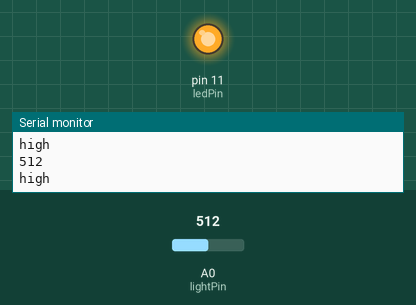
Simulated run of this sketch. Board: Arduino Uno, built with avr-gcc and run on an emulated ATmega328P. On the bench: output pins drawn as LEDs (lit = HIGH), the last lines printed to the serial monitor. Inputs (shaded band) come from the test bench; at power-on: A0 (lightPin) = 512.

Above: at 1.2 s.
1.3 s: A0 (lightPin) set to 408
2.8 s: A0 (lightPin) set to 384
At 3.7 s:
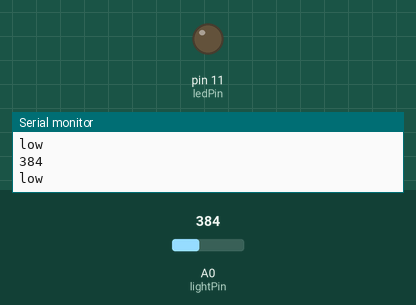
4.3 s: A0 (lightPin) set to 410
At 5.1 s:
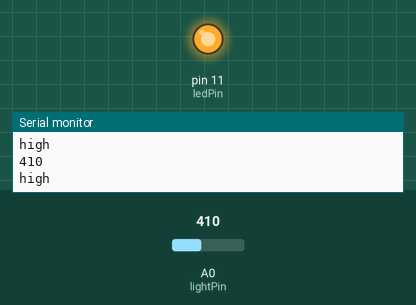
5.8 s: A0 (lightPin) set to 390
At 6.5 s:
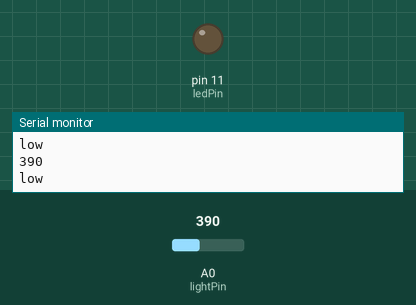
Timing chart, 0 to 8.3 s (numbered marks = the images above; inputs shaded):
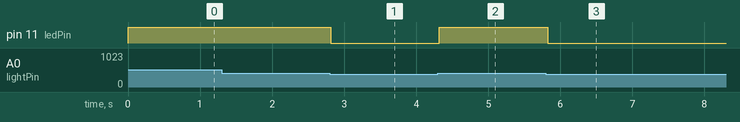

Measured:
- the behaviour switches between 401 and 400 on A0 (lightPin) (found by bisection; images 0 and 1)
- after the input at 2.8 s, pin 11 (ledPin): HIGH → LOW at once
- after the input at 4.3 s, pin 11 (ledPin): LOW → HIGH at once
- after the input at 5.8 s, pin 11 (ledPin): HIGH → LOW at once

The sketch:

Project5Sketch.ino
```cpp
int lightPin = 0;  //A0 - Analog input for Photo resistor
int ledPin = 11;

int threshold = 400;

void setup(){
    Serial.begin(9600);  //Begin serial communcation
    pinMode(ledPin, OUTPUT);

}

void loop(){
    Serial.println(analogRead(lightPin));

    if(analogRead(lightPin) > threshold ){
        digitalWrite(ledPin, HIGH);
        Serial.println("high");
    }else{
        digitalWrite(ledPin, LOW);
        Serial.println("low");
    }

    delay(100);
}
```
